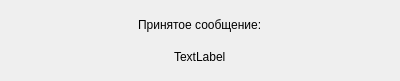
<?xml version="1.0" encoding="UTF-8"?>
<ui version="4.0">
 <class>Receiver</class>
 <widget class="QWidget" name="Receiver">
  <property name="geometry">
   <rect>
    <x>0</x>
    <y>0</y>
    <width>400</width>
    <height>81</height>
   </rect>
  </property>
  <property name="windowTitle">
   <string>Form</string>
  </property>
  <layout class="QVBoxLayout" name="verticalLayout">
   <item alignment="Qt::AlignHCenter">
    <widget class="QLabel" name="label">
     <property name="text">
      <string>Принятое сообщение:</string>
     </property>
    </widget>
   </item>
   <item alignment="Qt::AlignHCenter">
    <widget class="QLabel" name="label_2">
     <property name="text">
      <string>TextLabel</string>
     </property>
    </widget>
   </item>
  </layout>
 </widget>
 <resources/>
 <connections/>
</ui>
